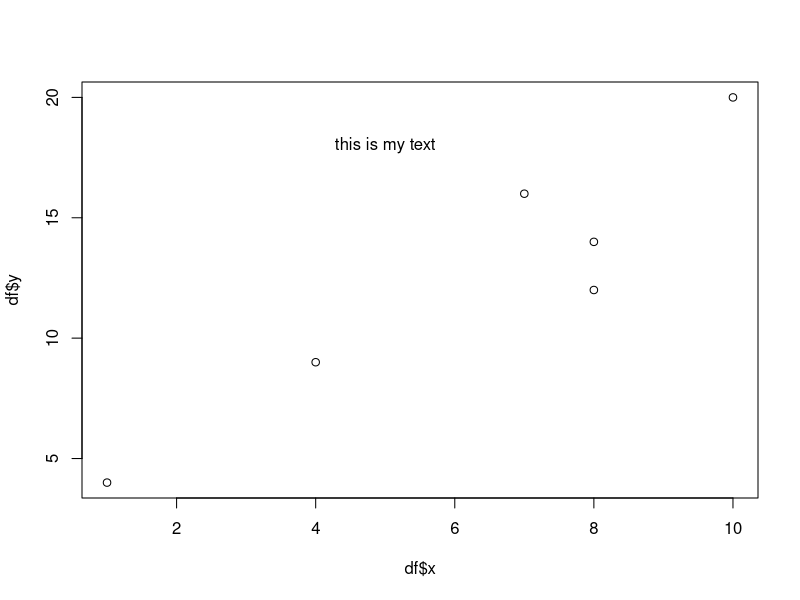
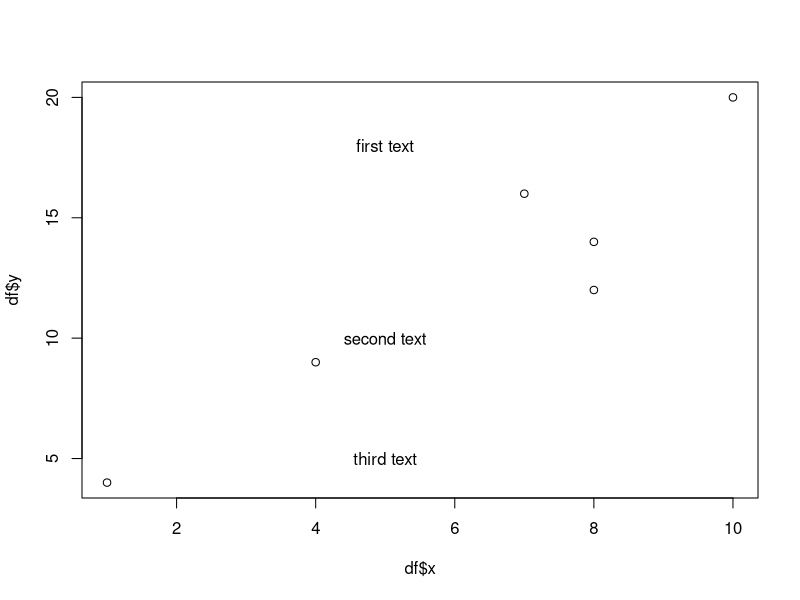
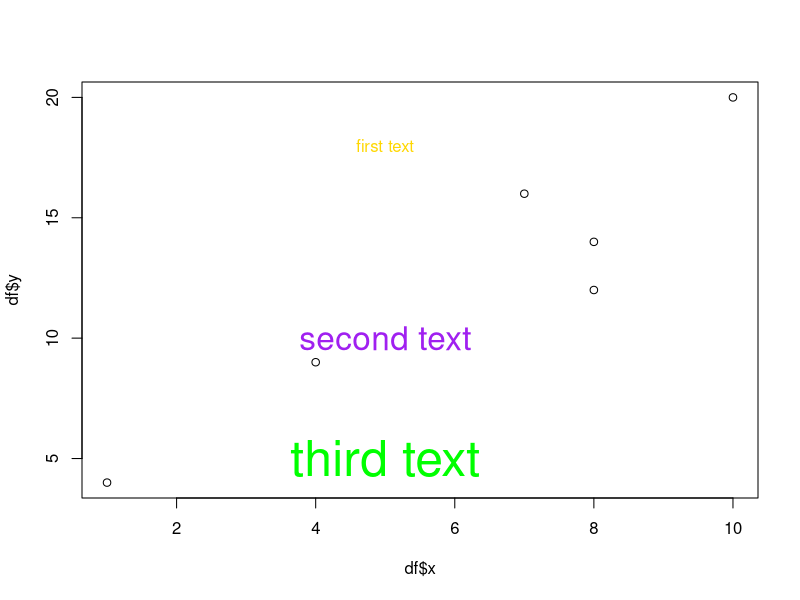
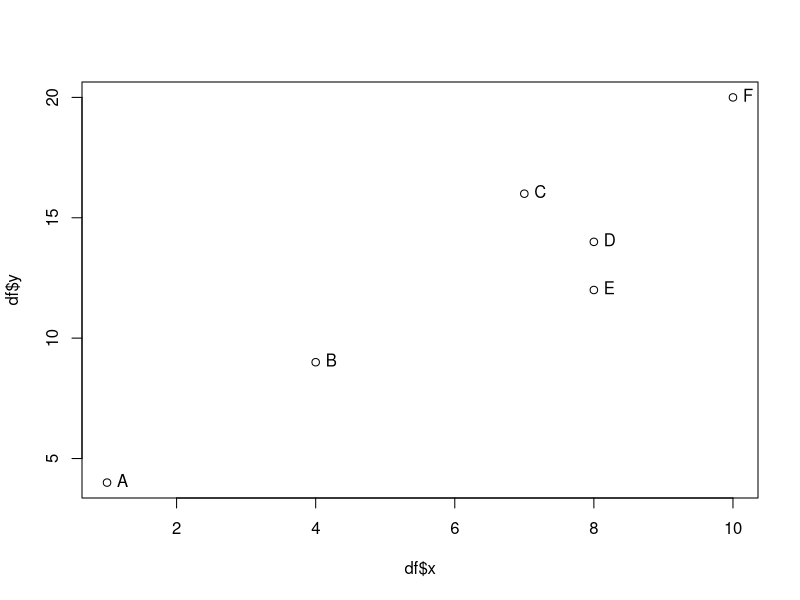

These charts were generated, in order, by the following R code:
# add one text element to plot
# create data frame with values to plot
df <- data.frame(x=c(1, 4, 7, 8, 8, 10),
                 y=c(4, 9, 16, 14, 12, 20))

# create scatterplot
plot(df$x, df$y)

# add text element at (5, 18)
text(x=5, y=18, "this is my text")

# add multiple text elements to plot
# create data frame with values to plot
df <- data.frame(x=c(1, 4, 7, 8, 8, 10),
                 y=c(4, 9, 16, 14, 12, 20))

# create scatter plot
plot(df$x, df$y)

# add text elements
# add text elements
text(x=5, y=18, "first text")
text(x=5, y=10, "second text")
text(x=5, y=5, "third text")

# customize text elements in plot
# create data frame with values to plot
df <- data.frame(x=c(1, 4, 7, 8, 8, 10),
                 y=c(4, 9, 16, 14, 12, 20))

# create sctatterplot
plot(df$x, df$y)

# add text elements with custom appearance
text(x=5, y=18, "first text", col="gold", cex=1)
text(x=5, y=10, "second text", col="purple", cex=2)
text(x=5, y=5, "third text", col="green", cex=3)

# add text labels to each point in plot
# create data frame with values to plot
df <- data.frame(teams=c('A', 'B', 'C', 'D', 'E', 'F'),
                 x=c(1, 4, 7, 8, 8, 10),
                 y=c(4, 9, 16, 14, 12, 20))

# create scatterplot
plot(df$x, df$y)

# add text label to each point in plot
text(df$x, df$y, labels = df$teams, pos=4)
